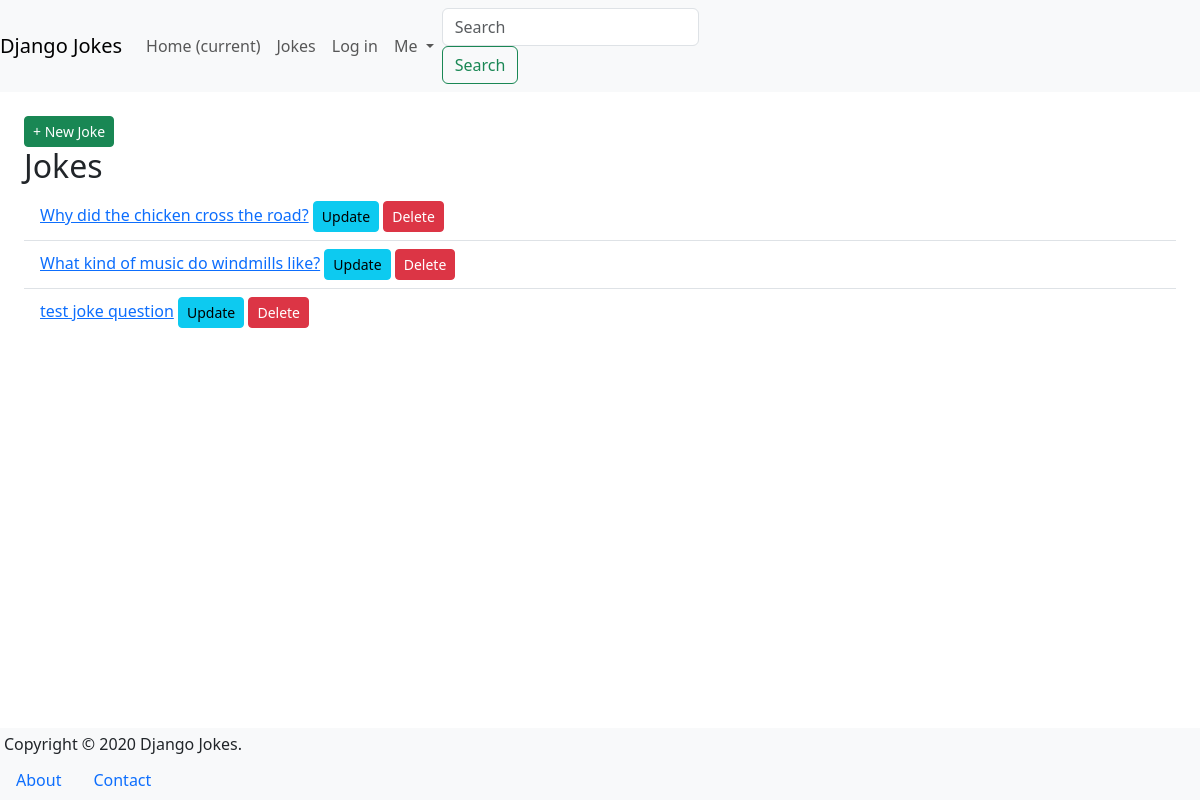
/jokes/, run on an earlier commit of the app's database.
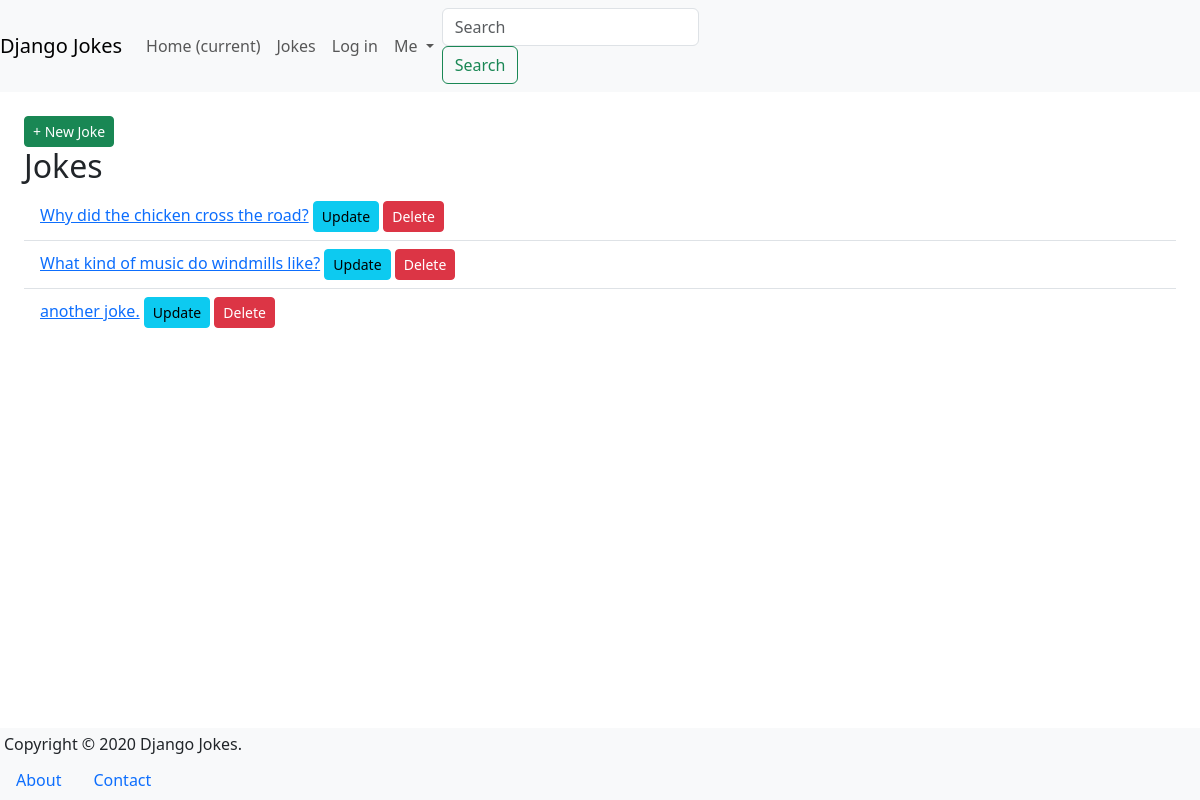
And on a later commit of the database.
### jokes/models.py (models this page shows, shortened)
class Joke(models.Model):
    question = models.TextField(max_length=200)
    answer = models.TextField(max_length=100, blank=True)
    created = models.DateTimeField(auto_now_add=True)
    updated = models.DateTimeField(auto_now=True)
    def get_absolute_url(self):
        return reverse('jokes:detail', args=[str(self.pk)])

### jokes/views.py (the view)
# urls.py: path('', JokeListView.as_view(), name='list'),
class JokeListView(ListView):
    model = Joke

### templates/jokes/joke_list.html (shortened to what this page needs)
{% extends "_base.html" %}
{% block main %}
    <a class="btn btn-success btn-sm float-right" href="{% url 'jokes:create' %}">
    + New Joke
    </a>
        <h2>Jokes</h2>
    <ul class="list-group list-group-flush mb-3">
    {% for joke in joke_list %}
        <li class="list-group-item">
            <a href="{{ joke.get_absolute_url }}">{{ joke.question }}</a>
            <a href="{% url 'jokes:update' joke.pk %}"
            class="btn btn-info btn-sm float-right mr-2">Update</a>
            <a href="{% url 'jokes:delete' joke.pk %}"
            class="btn btn-danger btn-sm float-right mr-2">Delete</a>
        </li>
    {% endfor %}
    </ul>
{% endblock %}

What changed in the data, as far as the page shows it:
removed Joke: question "test joke question"
added Joke: question "another joke."
